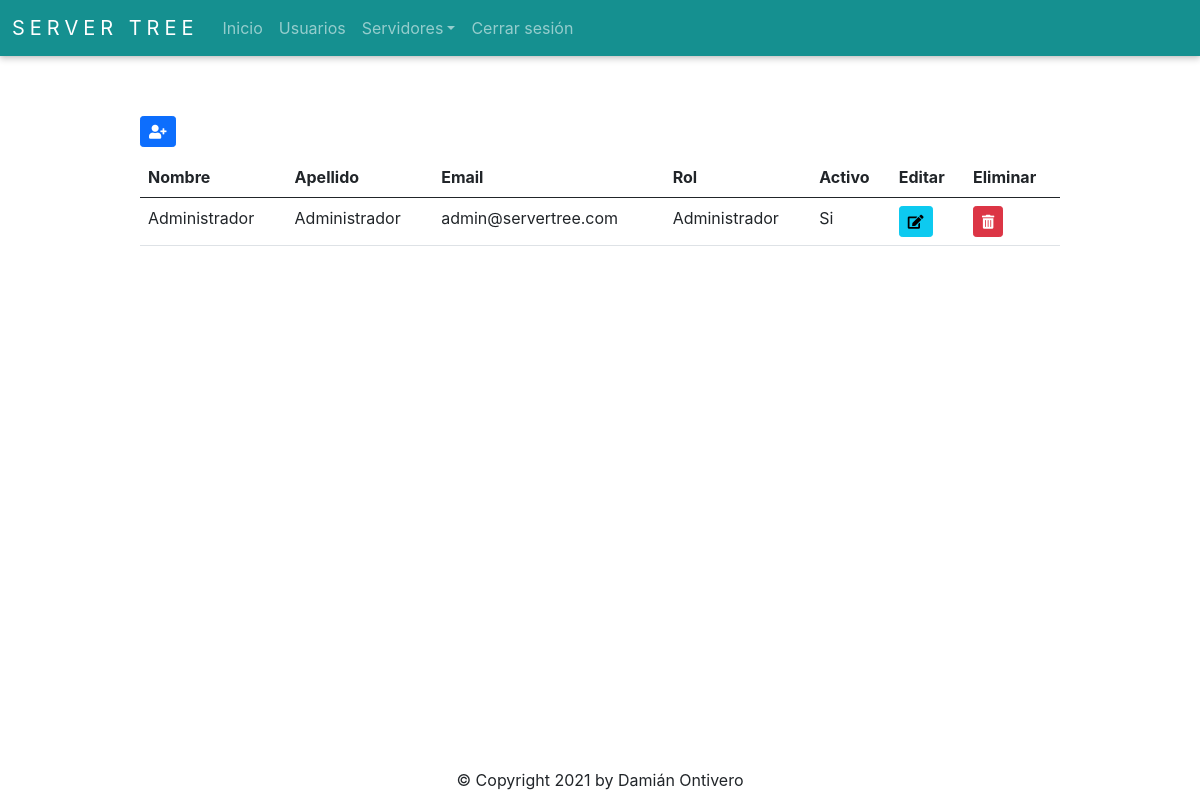
/auth/get_user_all (signed in), run on an earlier commit of the app's database.
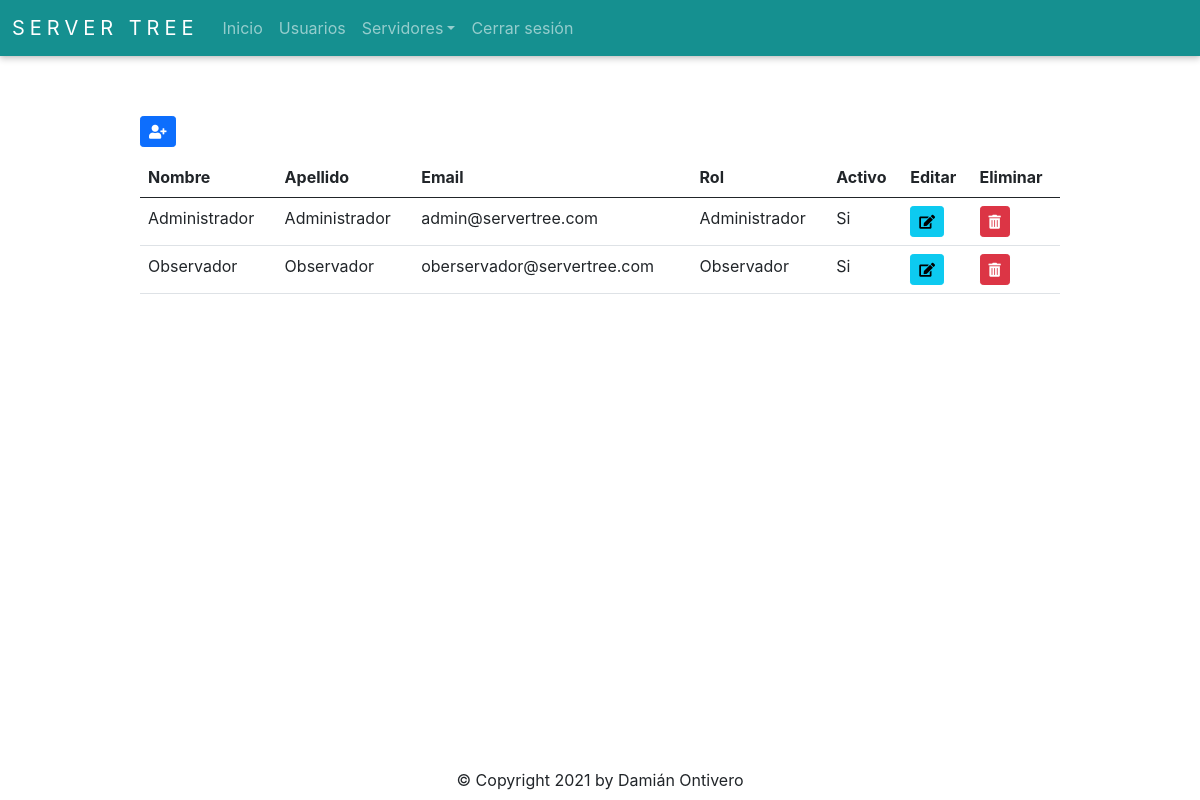
And on a later commit of the database.
### app/auth/models.py (models this page shows, shortened)
class User(db.Model, UserMixin):
    __tablename__ = 'Users'
    id = db.Column(db.Integer, autoincrement=True, primary_key=True)
    firstname = db.Column(db.String(128), nullable=False)
    lastname = db.Column(db.String(128), nullable=False)
    email = db.Column(db.String(256), unique=True, nullable=False)
    password = db.Column(db.String(256), nullable=False)
    role_id = db.Column(db.Integer, db.ForeignKey('Roles.id'), nullable=False)
    is_active = db.Column(db.Boolean)
    @staticmethod
    def get_by_id(id):
        return User.query.get(id)

class Role(db.Model):
    __tablename__ = 'Roles'
    id = db.Column(db.Integer, autoincrement=True, primary_key=True)
    role = db.Column(db.String(30), unique=True, nullable=False)
    @staticmethod
    def get_all():
        return Role.query.all()

### app/auth/routes.py (the view)
@auth_bp.route('/get_user_all', methods=['GET', 'POST'])
@login_required
def get_user_all():
    data = db.session.query(User, Role).join(Role).all()
    form = UserForm()
    return render_template('user.html', data=data, form=form)

### app/auth/routes.py (called while the page is built)
@login_manager.user_loader
def load_user(user_id):
    return User.get_by_id(int(user_id))

### app/auth/templates/user.html (shortened to what this page needs)
{% extends 'base.html' %}
{% import 'bootstrap/wtf.html' as wtf %}
{% block content %}
<div class="buttons">
  {% if current_user.role_id == 1 %}
    <button type="button" id="addButton" class="btn btn-primary btn-sm" data-bs-toggle="modal" data-bs-target="#userModal"><i class="fas fa-user-plus"></i></button>
  {% else %}
    <button disabled type="button" id="addButton" class="btn btn-primary btn-sm" data-bs-toggle="modal" data-bs-target="#userModal"><i class="fas fa-user-plus"></i></button>
  {% endif %}
</div>
<table class="table table-hover">
  <thead>
    <tr>
      <th>Nombre</th>
      <th>Apellido</th>
      <th>Email</th>
      <th>Rol</th>
      <th>Activo</th>
      <th>Editar</th>
      <th>Eliminar</th>
    </tr>
  </thead>
  <tbody>
    {% for user, role in data %}
      <tr>
        <td>{{ user.firstname }}</td>
        <td>{{ user.lastname }}</td>
        <td>{{ user.email }}</td>
        <td>{{ role.role }}</td>
        <td>
          {% if user.is_active == 0 %}
            No
          {% elif user.is_active == 1  %}
            Si
          {% endif %}
        </td>
        {% if current_user.role_id == 1 %}
          <td>
            <button type="button" class="btn btn-info btn-sm" id="editButton" data-id={{ user.id }} data-bs-toggle="modal" data-bs-target="#userModal"><i class="fas fa-edit"></i></button>
          </td>
          <td>
            <button type="button" class="btn btn-danger btn-sm" id="deleteButton" data-id={{ user.id }} data-bs-toggle="modal" data-bs-target="#deleteUserModal"><i class="fas fa-trash-alt"></i></button>
          </td>
        {% endif %}
      </tr>
    {% endfor %}
  </tbody>
</table>
{% endblock %}

### app/templates/base.html (shortened to what this page needs)
<!doctype html>
<html>
<head>
  <link rel="stylesheet" href="{{ url_for('static', filename='style.css') }}">
  <link rel="stylesheet" href="https://cdn.jsdelivr.net/npm/bootstrap@5.0.0/dist/css/bootstrap.min.css">
  <link rel="stylesheet" href="https://use.fontawesome.com/releases/v5.6.3/css/all.css">
</head>
<body>
  <nav class="navbar navbar-expand-lg navbar-dark">
      <div class="container-fluid">
        <a class="navbar-brand" href="{{ url_for('index.index') }}">Server Tree</a>
        <div class="collapse navbar-collapse" id="navbarSupportedContent">
          <ul class="navbar-nav me-auto mb-2 mb-lg-0">
              <li class="nav-item">
                <a class="nav-link" href="{{ url_for('index.index') }}">Inicio</a>
              </li>
              <li class="nav-item">
                <a class="nav-link" href="{{ url_for('auth.get_user_all') }}">Usuarios</a>
              </li>
              <li class="nav-item dropdown">
                  <a class="nav-link dropdown-toggle" href="#" id="navbarDropdown" role="button" data-bs-toggle="dropdown" aria-expanded="false">Servidores</a>
              </li>
              <li class="nav-item">
                <a class="nav-link" href="{{ url_for('auth.logout') }}">Cerrar sesión</a>
              </li>
          </ul>
        </div>
      </div>
  </nav>
  <div class="container-base">
    {% block content %}{% endblock %}
  </div>
  <div class="footer">
    &copy; Copyright 2021 by Damián Ontivero
  </div>
</body>
</html>

### app/static/style.css (style rules this page uses)
* { text-decoration: none; font-family: -apple-system, BlinkMacSystemFont, 'Segoe UI', Roboto, Oxygen, Ubuntu, Cantarell, 'Open Sans', 'Helvetica Neue', sans-serif; }
html, body { margin: 0; padding: 0; width: 100%; height: 100%; position: relative; }
.navbar { background-color: #159090; box-shadow: 0 0 0.2rem rgb(0 0 0 / 10%), 0 0.2rem 0.4rem rgb(0 0 0 / 20%); }
.navbar-brand { text-transform: uppercase; letter-spacing: 5px; font-size: large; }
.footer { width: 100%; text-align: center; position: absolute; bottom: 1%; }
.container-base { width: 80%; position: relative; padding: 20px; left: 10%; top: 5%; }
.container-base .buttons { margin-bottom: 10px; }

What changed in the data, as far as the page shows it:
added User: firstname "Observador", lastname "Observador", email "oberservador@servertree.com", role "Observador", is_active "Si"
